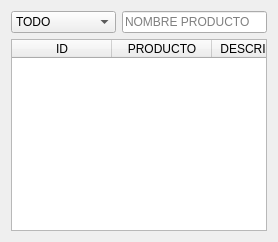
         <widget class="QWidget" name="widget_productos">
          <property name="styleSheet">
           <string notr="true"/>
          </property>
          <layout class="QVBoxLayout" name="verticalLayout_7">
           <item>
            <layout class="QGridLayout" name="gridLayout_4">
             <item row="0" column="1">
              <widget class="QLineEdit" name="line_nombre_bproducto">
               <property name="placeholderText">
                <string>NOMBRE PRODUCTO</string>
               </property>
              </widget>
             </item>
             <item row="0" column="0">
              <widget class="QComboBox" name="combo_bproducto">
               <property name="styleSheet">
                <string notr="true">min-width:4em;</string>
               </property>
               <item>
                <property name="text">
                 <string>TODO</string>
                </property>
                <property name="icon">
                 <iconset>
                  <normaloff>../images/alll.png</normaloff>../images/alll.png</iconset>
                </property>
               </item>
               <item>
                <property name="text">
                 <string>CAFE</string>
                </property>
                <property name="icon">
                 <iconset>
                  <normaloff>../images/coffee.png</normaloff>../images/coffee.png</iconset>
                </property>
               </item>
               <item>
                <property name="text">
                 <string>TE</string>
                </property>
                <property name="icon">
                 <iconset>
                  <normaloff>../images/te.png</normaloff>../images/te.png</iconset>
                </property>
               </item>
               <item>
                <property name="text">
                 <string>CERVEZA</string>
                </property>
                <property name="icon">
                 <iconset>
                  <normaloff>../images/cerveza.png</normaloff>../images/cerveza.png</iconset>
                </property>
               </item>
               <item>
                <property name="text">
                 <string>COMIDA</string>
                </property>
                <property name="icon">
                 <iconset>
                  <normaloff>../images/sandwich.png</normaloff>../images/sandwich.png</iconset>
                </property>
               </item>
               <item>
                <property name="text">
                 <string>PASTELERIA</string>
                </property>
                <property name="icon">
                 <iconset>
                  <normaloff>../images/pastel.png</normaloff>../images/pastel.png</iconset>
                </property>
               </item>
               <item>
                <property name="text">
                 <string>CHOCOLATE</string>
                </property>
                <property name="icon">
                 <iconset>
                  <normaloff>../images/chocolate.png</normaloff>../images/chocolate.png</iconset>
                </property>
               </item>
               <item>
                <property name="text">
                 <string>MALTEADAS</string>
                </property>
                <property name="icon">
                 <iconset>
                  <normaloff>../images/batido.png</normaloff>../images/batido.png</iconset>
                </property>
               </item>
              </widget>
             </item>
             <item row="1" column="0" colspan="2">
              <widget class="QTableWidget" name="table_productos">
               <property name="styleSheet">
                <string notr="true"/>
               </property>
               <property name="horizontalScrollBarPolicy">
                <enum>Qt::ScrollBarPolicy::ScrollBarAlwaysOff</enum>
               </property>
               <property name="editTriggers">
                <set>QAbstractItemView::EditTrigger::NoEditTriggers</set>
               </property>
               <property name="selectionBehavior">
                <enum>QAbstractItemView::SelectionBehavior::SelectItems</enum>
               </property>
               <property name="showGrid">
                <bool>false</bool>
               </property>
               <property name="cornerButtonEnabled">
                <bool>true</bool>
               </property>
               <property name="rowCount">
                <number>0</number>
               </property>
               <attribute name="horizontalHeaderVisible">
                <bool>true</bool>
               </attribute>
               <attribute name="horizontalHeaderCascadingSectionResizes">
                <bool>false</bool>
               </attribute>
               <attribute name="horizontalHeaderMinimumSectionSize">
                <number>61</number>
               </attribute>
               <attribute name="horizontalHeaderDefaultSectionSize">
                <number>100</number>
               </attribute>
               <attribute name="horizontalHeaderShowSortIndicator" stdset="0">
                <bool>false</bool>
               </attribute>
               <attribute name="horizontalHeaderStretchLastSection">
                <bool>true</bool>
               </attribute>
               <attribute name="verticalHeaderVisible">
                <bool>false</bool>
               </attribute>
               <attribute name="verticalHeaderCascadingSectionResizes">
                <bool>false</bool>
               </attribute>
               <attribute name="verticalHeaderHighlightSections">
                <bool>true</bool>
               </attribute>
               <column>
                <property name="text">
                 <string>ID</string>
                </property>
               </column>
               <column>
                <property name="text">
                 <string>PRODUCTO</string>
                </property>
               </column>
               <column>
                <property name="text">
                 <string>DESCRIPCION</string>
                </property>
               </column>
               <column>
                <property name="text">
                 <string>PRECIO</string>
                </property>
               </column>
               <column>
                <property name="text">
                 <string>CATEGORIA</string>
                </property>
               </column>
              </widget>
             </item>
            </layout>
           </item>
          </layout>
         </widget>
